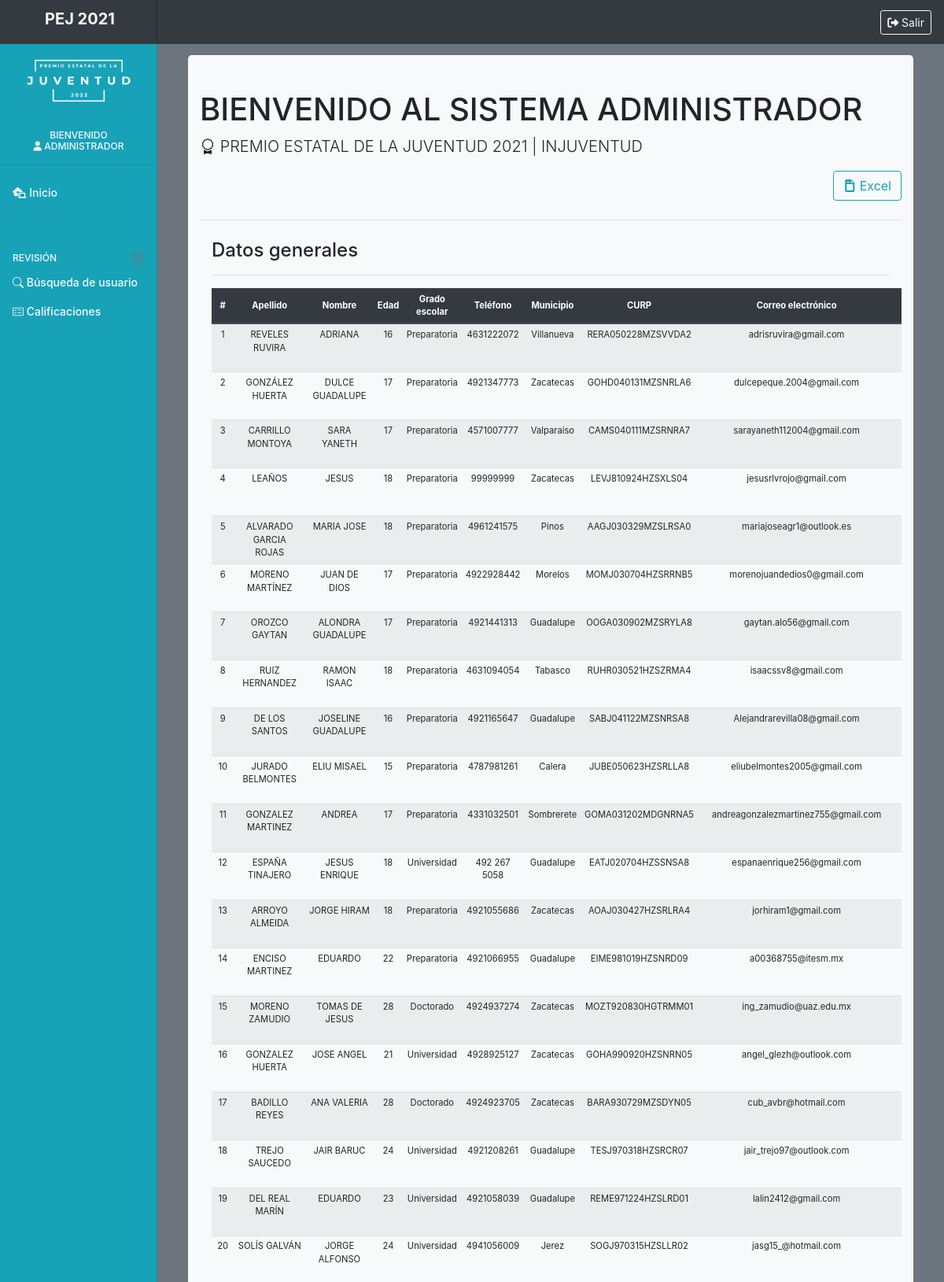
The app's page /administrador/revision_docs.php (signed in, upper part) with its own data.
### tables this page shows
CREATE TABLE IF NOT EXISTS `datos` (
  `id` int(11) NOT NULL,
  `id_ext` int(11) NOT NULL,
  `apellido` varchar(100) NOT NULL,
  `nombre` varchar(70) NOT NULL,
  `curp` varchar(20) NOT NULL,
  `tematica` int(11) NOT NULL,
  `telefono` varchar(30) NOT NULL,
  `email` varchar(72) DEFAULT NULL,
  `municipio` int(11) NOT NULL,
  `grado` int(11) NOT NULL,
  `edad` int(11) NOT NULL,
  `tipo_usr` int(11) NOT NULL,
  `validacion` int(11) DEFAULT NULL,
  `medal` int(11) DEFAULT NULL
);

CREATE TABLE IF NOT EXISTS `grado` (
  `id` int(11) NOT NULL,
  `grado` varchar(50) NOT NULL
);

CREATE TABLE IF NOT EXISTS `municipio` (
  `id` int(11) NOT NULL,
  `municipio` varchar(50) NOT NULL
);

### dashboard/prcd/qwery_admin.php (called while the page is built, shortened)
<?php
    $query_generales="SELECT * FROM datos WHERE tipo_usr = 1 ORDER BY tematica ASC";
    $resultado_generales= $conn->query($query_generales);
    ?>

### administrador/revision_docs.php (the view, shortened to what this page needs)
<?php
include('../dashboard/prcd/conn.php');
include('../dashboard/prcd/qwery_admin.php');
    $nombre = $_SESSION['nombre'];
?>
<!doctype html>
<html lang="es">
  <head>
    <link rel="stylesheet" href="https://cdn.jsdelivr.net/npm/bootstrap-icons@1.3.0/font/bootstrap-icons.css">
    <link href="../dashboard/css/bootstrap.css" rel="stylesheet">
    <link href="css/dashboard.css" rel="stylesheet">
  </head>
  <body>
    <nav class="navbar navbar-light sticky-top flex-md-nowrap p-0 bg-dark text-light">
        <a class="navbar-brand col-md-3 col-lg-2 mr-0 px-3 text-center" href="#">
    <h5 class="text-center display-7 text-light" style="margin-left:3px;"><b>PEJ 2021</b></h5>
    </a>
  <ul class="navbar-nav px-3">
    <li class="nav-item text-nowrap">
    <a class="btn btn-outline-light btn-sm" href="prcd/sort.php" role="button"><i class="fas fa-sign-out-alt"></i> Salir</a>
      </li>
  </ul>
</nav>
<div class="container-fluid">
  <div class="row">
    <nav id="sidebarMenu" class="col-md-3 col-lg-2 d-md-block bg-info sidebar collapse">
      <div class="sidebar-sticky pt-3">
        <ul class="navbar-nav px-3 text-center">
            <li class="align-middle">
                   <img src="../img/png_logo.png" width="81%" class="" alt="" loading="lazy">
            </li>
        </ul>
        <h6 class="sidebar-heading d-flex justify-content-center text-center align-items-center px-3 mt-4 mb-1 text-muted">
          <span class="text-light">
          Bienvenido<br><i class="fas fa-user"></i>
            <?php
              echo utf8_encode($nombre);
            ?>
          </span>
        </h6>
<hr>
<ul class="nav flex-column">
 <li class="nav-item">
  <a class="nav-link active text-light" href="dashboard.php">
    <i class="fas fa-laptop-house"></i>
    Inicio <span class="sr-only">(current)</span>
  </a>
</li>
<h6 class="sidebar-heading d-flex justify-content-between align-items-center px-3 mt-4 mb-1 text-muted">
  <span class="text-light">REVISIÓN</span>
  <a class="d-flex align-items-center text-muted" href="dashboard.php" aria-label="Add a new report">
    <span data-feather="plus-circle"></span>
  </a>
</h6>
<li class="nav-item">
  <a class="nav-link text-light" href="busqueda.php">
  <i class="bi bi-search"></i> Búsqueda de usuario
  </a>
</li>
<li class="nav-item">
  <a class="nav-link text-light" href="revision_calificaciones.php">
  <i class="bi bi-card-checklist"></i> Calificaciones
  </a>
</li>
</ul>
    </nav>
    <main role="main" class="col-md-9 ml-sm-auto col-lg-10 px-md-4 bg-secondary bg-gradient" style="background-color:; height:100%;">
      <div class="d-flex justify-content-between flex-wrap flex-md-nowrap align-items-center pt-3 mb-3 ">
      </div>
    <div class="container-fluid ">
      <div class="jumbotron jumbotron-fluid " style="background-color:#f8f9fa; width:100%;border-radius:5px;  margin-top:25px; padding-top:45px;">
        <div class="container-fluid">
          <h1 class="h1">BIENVENIDO AL SISTEMA ADMINISTRADOR</h1>
          <p class="lead"><i class="bi bi-award"></i> PREMIO ESTATAL DE LA JUVENTUD 2021 | INJUVENTUD</p>
          <p class="align-items-right text-right"><a href="excel_revision_docs.php" type="button" class="btn btn-outline-info "><i class="bi bi-file-earmark-post-fill"></i> Excel</a></p>
          <hr class="my-4">
        <div class="container-fluid table-responsive">
        <div class="row row-cols-1 row-cols-md-1">
        <div class="col mb-12">
        <p class=" h4">Datos generales</p>
            <table class="table table-hover text-center table-striped table-sm small">
            <thead class="thead-dark">
                <tr">
                  <th scope="col" class="align-middle">#</th>
                  <th scope="col" class="align-middle">Apellido</th>
                  <th scope="col" class="align-middle">Nombre</th>
                  <th scope="col" class="align-middle">Edad</th>
                  <th scope="col" class="align-middle">Grado escolar</th>
                  <th scope="col" class="align-middle">Teléfono</th>
                  <th scope="col" class="align-middle">Municipio</th>
                  <th scope="col" class="align-middle">CURP</th>
                  <th scope="col" class="align-middle">Correo electrónico</th>
                  <th scope="col" class="align-middle">Categoría</th>
            </thead>
            <tbody>
              <?php
               $x=0;
              while($row_usr = $resultado_generales->fetch_assoc()){
                $x++;
                echo '<tr>';
                echo '<td>'.$x.'</td>';
                echo '<td>'.$row_usr['apellido'].'</td>';
                echo '<td>'.$row_usr['nombre'].'</td>';
                echo '<td>'.$row_usr['edad'].'</td>';
                $id_grado=$row_usr['grado'];
                $grado = "SELECT * FROM grado WHERE id ='$id_grado'";
                $resultado_grado= $conn->query($grado);
                $row_grado=$resultado_grado->fetch_assoc();
                echo '<td>'.utf8_encode($row_grado['grado']).'</td>';
                echo '<td>'.$row_usr['telefono'].'</td>';
                $id_municipio=$row_usr['municipio'];
                $municipio = "SELECT * FROM municipio WHERE id ='$id_municipio'";
                $resultado_municipio= $conn->query($municipio);
                $row_municipio=$resultado_municipio->fetch_assoc();
                echo '<td>'.utf8_encode($row_municipio['municipio']).'</td>';
                echo '<td>'.$row_usr['curp'].'</td>';
                echo '<td>'.$row_usr['email'].'</td>';
                $id_tematica=$row_usr['tematica'];
                $tematica = "SELECT * FROM categorias WHERE id ='$id_tematica'";
                $resultado_tematica= $conn->query($tematica);
                $row_tematica=$resultado_tematica->fetch_assoc();
                echo '<td>'.utf8_encode($row_tematica['nombre']).'</td>';
                echo '</tr>';
              }
              ?>
            </tbody>
                <hr>
            </table>
</div>
      </div>
      </div>
    </main>
  </div>
</div>
        <script src="css/dashboard.js"></script></body>
</html>

### dashboard/css/dashboard.css (style rules this page uses)
body { font-size: .875rem; background-color:#eaeef4; }
.feather { width: 16px; height: 16px; vertical-align: text-bottom; }
.sidebar { position: fixed; top: 0; bottom: 0; left: 0; z-index: 100; padding: 48px 0 0; box-shadow: inset -1px 0 0 rgba(0, 0, 0, .1); }
.sidebar-sticky { position: relative; top: 0; height: calc(100vh - 48px); padding-top: .5rem; overflow-x: hidden; overflow-y: auto; }
.sidebar .nav-link { font-weight: 500; color: #333; }
.sidebar .nav-link.active { color: #007bff; }
.sidebar-heading { font-size: .75rem; text-transform: uppercase; }
.navbar-brand { padding-top: .75rem; padding-bottom: .75rem; font-size: 1rem; box-shadow: inset -1px 0 0 rgba(0, 0, 0, .25); }

### administrador/revision_docs.php (style rules this page uses)
@media (min-width: 768px) { body { background-color:gray; } }

### records on screen
datos: apellido "REVELES RUVIRA", nombre "ADRIANA", edad "16", grado.grado "Preparatoria", telefono "4631222072", municipio.municipio "Villanueva", curp "RERA050228MZSVVDA2", email "adrisruvira@gmail.com"
datos: apellido "GONZÁLEZ HUERTA", nombre "DULCE GUADALUPE", edad "17", grado.grado "Preparatoria", telefono "4921347773", municipio.municipio "Zacatecas", curp "GOHD040131MZSNRLA6", email "dulcepeque.2004@gmail.com"
datos: apellido "CARRILLO MONTOYA", nombre "SARA YANETH", edad "17", grado.grado "Preparatoria", telefono "4571007777", municipio.municipio "Valparaíso", curp "CAMS040111MZSRNRA7", email "sarayaneth112004@gmail.com"
datos: apellido "LEAÑOS", nombre "JESUS", edad "18", grado.grado "Preparatoria", telefono "99999999", municipio.municipio "Zacatecas", curp "LEVJ810924HZSXLS04", email "jesusrlvrojo@gmail.com"
datos: apellido "ALVARADO GARCIA ROJAS", nombre "MARIA JOSE", edad "18", grado.grado "Preparatoria", telefono "4961241575", municipio.municipio "Pinos", curp "AAGJ030329MZSLRSA0", email "mariajoseagr1@outlook.es"
datos: apellido "MORENO MARTÍNEZ", nombre "JUAN DE DIOS", edad "17", grado.grado "Preparatoria", telefono "4922928442", municipio.municipio "Morelos", curp "MOMJ030704HZSRRNB5", email "morenojuandedios0@gmail.com"
datos: apellido "OROZCO GAYTAN", nombre "ALONDRA GUADALUPE", edad "17", grado.grado "Preparatoria", telefono "4921441313", municipio.municipio "Guadalupe", curp "OOGA030902MZSRYLA8", email "gaytan.alo56@gmail.com"
datos: apellido "RUIZ HERNANDEZ", nombre "RAMON ISAAC", edad "18", grado.grado "Preparatoria", telefono "4631094054", municipio.municipio "Tabasco", curp "RUHR030521HZSZRMA4", email "isaacssv8@gmail.com"
datos: apellido "DE LOS SANTOS", nombre "JOSELINE GUADALUPE", edad "16", grado.grado "Preparatoria", telefono "4921165647", municipio.municipio "Guadalupe", curp "SABJ041122MZSNRSA8", email "Alejandrarevilla08@gmail.com"
datos: apellido "JURADO BELMONTES", nombre "ELIU MISAEL", edad "15", grado.grado "Preparatoria", telefono "4787981261", municipio.municipio "Calera", curp "JUBE050623HZSRLLA8", email "eliubelmontes2005@gmail.com"
datos: apellido "GONZALEZ MARTINEZ", nombre "ANDREA", edad "17", grado.grado "Preparatoria", telefono "4331032501", municipio.municipio "Sombrerete", curp "GOMA031202MDGNRNA5", email "andreagonzalezmartinez755@gmail.com"
datos: apellido "ESPAÑA TINAJERO", nombre "JESUS ENRIQUE", edad "18", grado.grado "Universidad", telefono "492 267 5058", municipio.municipio "Guadalupe", curp "EATJ020704HZSSNSA8", email "espanaenrique256@gmail.com"
datos: apellido "ARROYO ALMEIDA", nombre "JORGE HIRAM", edad "18", grado.grado "Preparatoria", telefono "4921055686", municipio.municipio "Zacatecas", curp "AOAJ030427HZSRLRA4", email "jorhiram1@gmail.com"
datos: apellido "ENCISO MARTINEZ", nombre "EDUARDO", edad "22", grado.grado "Preparatoria", telefono "4921066955", municipio.municipio "Guadalupe", curp "EIME981019HZSNRD09", email "a00368755@itesm.mx"
datos: apellido "MORENO ZAMUDIO", nombre "TOMAS DE JESUS", edad "28", grado.grado "Doctorado", telefono "4924937274", municipio.municipio "Zacatecas", curp "MOZT920830HGTRMM01", email "ing_zamudio@uaz.edu.mx"
datos: apellido "GONZALEZ HUERTA", nombre "JOSE ANGEL", edad "21", grado.grado "Universidad", telefono "4928925127", municipio.municipio "Zacatecas", curp "GOHA990920HZSNRN05", email "angel_glezh@outlook.com"
datos: apellido "BADILLO REYES", nombre "ANA VALERIA", edad "28", grado.grado "Doctorado", telefono "4924923705", municipio.municipio "Zacatecas", curp "BARA930729MZSDYN05", email "cub_avbr@hotmail.com"
datos: apellido "TREJO SAUCEDO", nombre "JAIR BARUC", edad "24", grado.grado "Universidad", telefono "4921208261", municipio.municipio "Guadalupe", curp "TESJ970318HZSRCR07", email "jair_trejo97@outlook.com"
datos: apellido "DEL REAL MARÍN", nombre "EDUARDO", edad "23", grado.grado "Universidad", telefono "4921058039", municipio.municipio "Guadalupe", curp "REME971224HZSLRD01", email "lalin2412@gmail.com"
datos: apellido "SOLÍS GALVÁN", nombre "JORGE ALFONSO", edad "24", grado.grado "Universidad", telefono "4941056009", municipio.municipio "Jerez", curp "SOGJ970315HZSLLR02", email "jasg15_@hotmail.com"

### other values on screen
utf8_encode($nombre) "ADMINISTRADOR"
